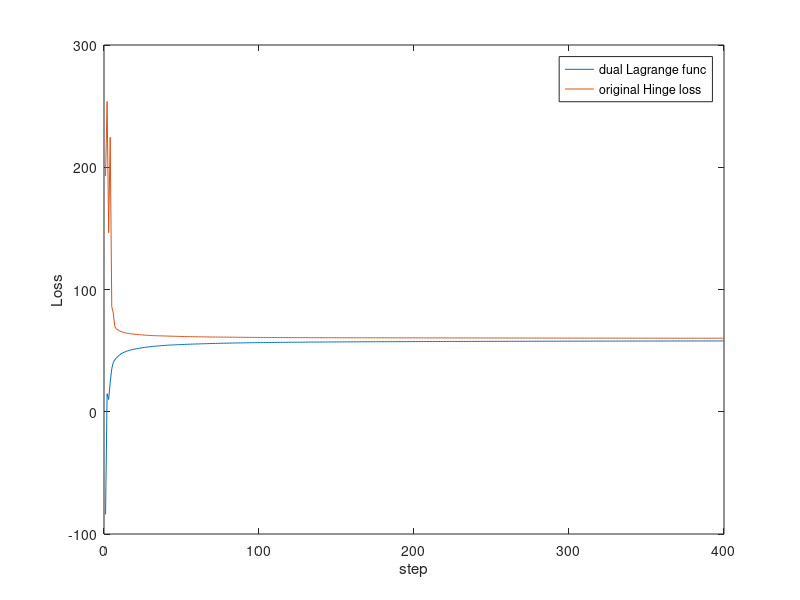

This chart was generated by the following MATLAB code:
n = 200;
x = 3 * (rand(n, 4) - 0.5);
y = (2 * x(:, 1) - 1 * x(:,2) + 0.5 + 0.5 * randn(n, 1)) > 0;
y = 2 * y -1;

x = x';
y = y';

k_row = y.*x;
K = k_row' * k_row;
lambda = 3.3;
eta = @(t) 1./(lambda * t);
ndLf = @(a) (-1/(4*lambda)) .* (a' * K * a) + a'*ones(size(a));
nab_ndLf = @(a) (1/(2*lambda)) .* (K * a) - ones(size(a));
w_original = @(alpha) (1/(2*lambda)).*(alpha .* y')' * x';
Loss_original = @(w) sum(max(0,1-y.*(w*x))) + lambda .* (w*w');
proj = @(a) min(1,max(0,a)); % projection to [0,1]

alpha = zeros(n,1);
step = 400;
w_history = zeros(step,4);
Loss_original_history = zeros(step,1);
Loss_dual_history = zeros(step,1);
for t =1:step
    eta_t = eta(t);

    alpha = arrayfun(proj, (alpha - eta_t .* nab_ndLf(alpha)));
    w_history(t,:) = w_original(alpha);
    Loss_original_history(t,:) = Loss_original(w_history(t,:));
    Loss_dual_history(t,:) = ndLf(alpha);
end
time= 1:step;
plot(time,Loss_dual_history);
hold on
plot(time, Loss_original_history);
legend('dual Lagrange func','original Hinge loss');
xlabel('step');
ylabel('Loss');
hold off
fprintf("The duality gap, %.8f",Loss_original_history(t,:)-Loss_dual_history(t,:))